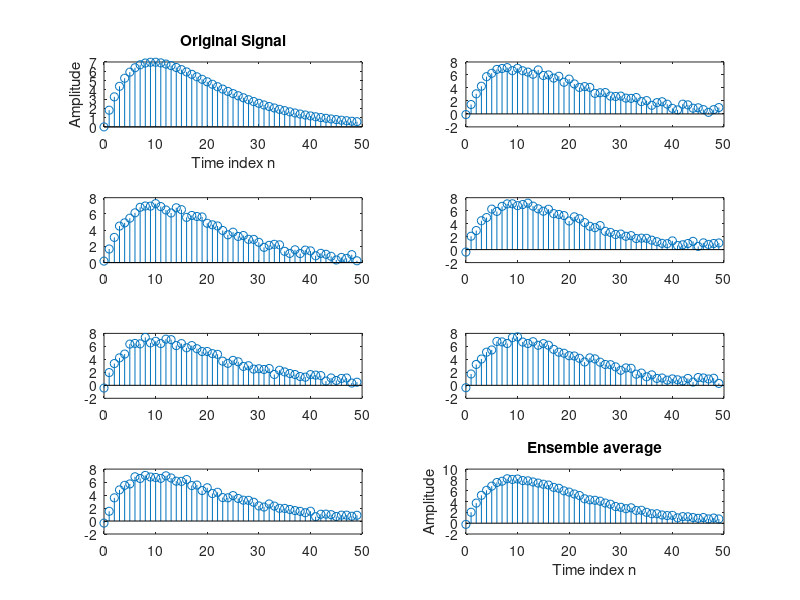

Reproduce this figure in MATLAB.
% Program 2_1
% Generation of the ensemble average
%
R = 50;
m = 0:R-1;
s = 2*m.*(0.9.^m); % Generate the uncorrupted signal
d = rand(R,1)-0.5; % Generate the random noise
x1 = s+d';
subplot(4,2,1);
stem(m,s);

xlabel('Time index n');ylabel('Amplitude'); title('Original Signal');

for n = 1:6;
    d = rand(R,1)-0.5; %it is generating R random values

    x = s + d';
    x1 = x1 + x;
 
  subplot(4,2,n+1);
  stem(m,x);
end

x1 = x1/6;
subplot(4,2,8);
stem(m,x1);

xlabel('Time index n');ylabel('Amplitude'); title('Ensemble average');